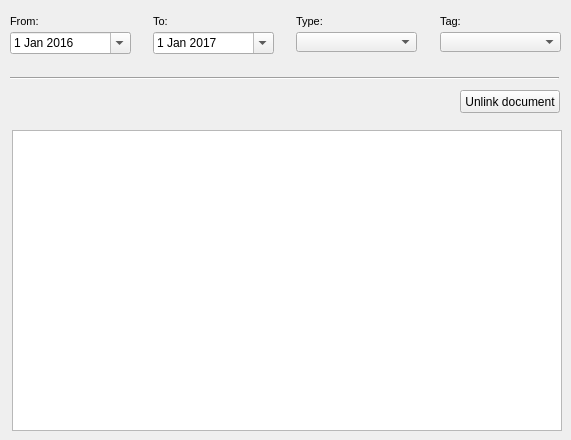
   <widget class="QWidget" name="tab_7">
    <attribute name="title">
     <string>Document</string>
    </attribute>
    <widget class="Line" name="line_6">
     <property name="geometry">
      <rect>
       <x>10</x>
       <y>70</y>
       <width>549</width>
       <height>16</height>
      </rect>
     </property>
     <property name="orientation">
      <enum>Qt::Horizontal</enum>
     </property>
    </widget>
    <widget class="QTableView" name="tbl_document">
     <property name="geometry">
      <rect>
       <x>12</x>
       <y>130</y>
       <width>550</width>
       <height>301</height>
      </rect>
     </property>
    </widget>
    <widget class="QLabel" name="label_doc_to">
     <property name="geometry">
      <rect>
       <x>153</x>
       <y>10</y>
       <width>31</width>
       <height>22</height>
      </rect>
     </property>
     <property name="font">
      <font>
       <pointsize>8</pointsize>
      </font>
     </property>
     <property name="frameShape">
      <enum>QFrame::NoFrame</enum>
     </property>
     <property name="frameShadow">
      <enum>QFrame::Raised</enum>
     </property>
     <property name="text">
      <string>To:</string>
     </property>
     <property name="textFormat">
      <enum>Qt::AutoText</enum>
     </property>
     <property name="scaledContents">
      <bool>false</bool>
     </property>
     <property name="margin">
      <number>3</number>
     </property>
    </widget>
    <widget class="QComboBox" name="doc_type">
     <property name="geometry">
      <rect>
       <x>296</x>
       <y>32</y>
       <width>121</width>
       <height>20</height>
      </rect>
     </property>
    </widget>
    <widget class="QLabel" name="label_doc_from">
     <property name="geometry">
      <rect>
       <x>10</x>
       <y>10</y>
       <width>90</width>
       <height>22</height>
      </rect>
     </property>
     <property name="font">
      <font>
       <pointsize>8</pointsize>
      </font>
     </property>
     <property name="frameShape">
      <enum>QFrame::NoFrame</enum>
     </property>
     <property name="frameShadow">
      <enum>QFrame::Plain</enum>
     </property>
     <property name="text">
      <string>From:</string>
     </property>
     <property name="textFormat">
      <enum>Qt::AutoText</enum>
     </property>
     <property name="scaledContents">
      <bool>false</bool>
     </property>
     <property name="alignment">
      <set>Qt::AlignLeading|Qt::AlignLeft|Qt::AlignVCenter</set>
     </property>
     <property name="margin">
      <number>3</number>
     </property>
    </widget>
    <widget class="QLabel" name="label_doc_type">
     <property name="geometry">
      <rect>
       <x>296</x>
       <y>10</y>
       <width>61</width>
       <height>22</height>
      </rect>
     </property>
     <property name="font">
      <font>
       <pointsize>8</pointsize>
      </font>
     </property>
     <property name="layoutDirection">
      <enum>Qt::LeftToRight</enum>
     </property>
     <property name="frameShape">
      <enum>QFrame::NoFrame</enum>
     </property>
     <property name="frameShadow">
      <enum>QFrame::Raised</enum>
     </property>
     <property name="text">
      <string>Type:</string>
     </property>
     <property name="textFormat">
      <enum>Qt::AutoText</enum>
     </property>
     <property name="scaledContents">
      <bool>false</bool>
     </property>
     <property name="margin">
      <number>3</number>
     </property>
    </widget>
    <widget class="QLabel" name="label_doc_tag">
     <property name="geometry">
      <rect>
       <x>440</x>
       <y>10</y>
       <width>91</width>
       <height>22</height>
      </rect>
     </property>
     <property name="font">
      <font>
       <pointsize>8</pointsize>
      </font>
     </property>
     <property name="frameShape">
      <enum>QFrame::NoFrame</enum>
     </property>
     <property name="frameShadow">
      <enum>QFrame::Raised</enum>
     </property>
     <property name="text">
      <string>Tag:</string>
     </property>
     <property name="textFormat">
      <enum>Qt::AutoText</enum>
     </property>
     <property name="scaledContents">
      <bool>false</bool>
     </property>
     <property name="margin">
      <number>3</number>
     </property>
    </widget>
    <widget class="QDateEdit" name="date_document_from">
     <property name="geometry">
      <rect>
       <x>10</x>
       <y>32</y>
       <width>121</width>
       <height>22</height>
      </rect>
     </property>
     <property name="date">
      <date>
       <year>2016</year>
       <month>1</month>
       <day>1</day>
      </date>
     </property>
     <property name="calendarPopup">
      <bool>true</bool>
     </property>
    </widget>
    <widget class="QComboBox" name="doc_tag">
     <property name="geometry">
      <rect>
       <x>440</x>
       <y>32</y>
       <width>121</width>
       <height>20</height>
      </rect>
     </property>
    </widget>
    <widget class="QDateEdit" name="date_document_to">
     <property name="geometry">
      <rect>
       <x>153</x>
       <y>32</y>
       <width>121</width>
       <height>22</height>
      </rect>
     </property>
     <property name="date">
      <date>
       <year>2017</year>
       <month>1</month>
       <day>1</day>
      </date>
     </property>
     <property name="calendarPopup">
      <bool>true</bool>
     </property>
    </widget>
    <widget class="QPushButton" name="btn_doc_delete">
     <property name="geometry">
      <rect>
       <x>460</x>
       <y>90</y>
       <width>100</width>
       <height>23</height>
      </rect>
     </property>
     <property name="text">
      <string>Unlink document</string>
     </property>
    </widget>
   </widget>
